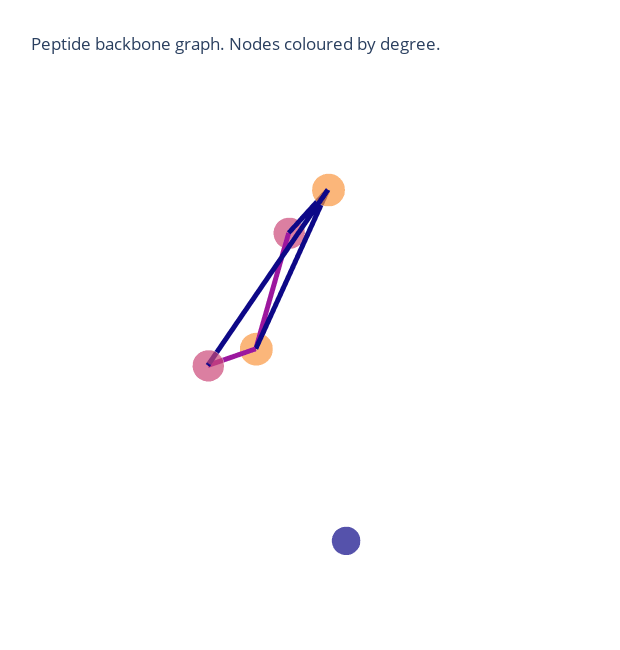

The notebook cell this image was saved under:
### Code cell
p = plotly_protein_structure_graph(
    SG,
    colour_edges_by="kind",
    colour_nodes_by="degree",
    label_node_ids=False,
    plot_title="Peptide backbone graph. Nodes coloured by degree.",
    node_size_multiplier=1
    )
p.show()

### Figure 1 — Plotly figure (JSON) as saved in the notebook; plotly's stock layout.template omitted (floating-point values rounded to 4 significant figures)
{"data": [{"hoverinfo": "text+x+y+z", "marker": {"color": [[0.05038, 0.0298, 0.528, 1], [0.7982, 0.2802, 0.4695, 1], [0.9734, 0.5858, 0.2515, 1], [0.7982, 0.2802, 0.4695, 1], [0.9734, 0.5858, 0.2515, 1]], "opacity": 0.7, "size": [20, 22, 23, 22, 23], "symbol": "circle"}, "mode": "markers", "text": ["A:HIS:292", "A:HIS:335", "A:GLU:341", "A:HIS:365", "A:HIS:371"], "type": "scatter3d", "x": [20.61, 18.0, 8.956, 8.718, 13.42], "y": [7.304, -4.606, -4.836, -8.297, -6.366], "z": [-16.14, -16.05, -9.17, -12.93, -18.32]}, {"hoverinfo": "text", "line": {"color": [[0.6107, 0.0902, 0.62, 1], [0.6107, 0.0902, 0.62, 1], [0.6107, 0.0902, 0.62, 1], [0.05038, 0.0298, 0.528, 1], [0.05038, 0.0298, 0.528, 1], [0.05038, 0.0298, 0.528, 1], [0.05038, 0.0298, 0.528, 1], [0.05038, 0.0298, 0.528, 1], [0.05038, 0.0298, 0.528, 1], [0.05038, 0.0298, 0.528, 1], [0.05038, 0.0298, 0.528, 1], [0.05038, 0.0298, 0.528, 1], [0.6107, 0.0902, 0.62, 1], [0.6107, 0.0902, 0.62, 1], [0.6107, 0.0902, 0.62, 1]], "width": 10}, "mode": "lines", "text": ["aromatic", "aromatic", "aromatic", "ionic", "ionic", "ionic", "ionic", "ionic", "ionic", "ionic", "ionic", "ionic", "aromatic", "aromatic", "aromatic"], "type": "scatter3d", "x": [18.0, 13.42, null, 18.0, 8.956, null, 8.956, 8.718, null, 8.956, 13.42, null, 8.718, 13.42, null], "y": [-4.606, -6.366, null, -4.606, -4.836, null, -4.836, -8.297, null, -4.836, -6.366, null, -8.297, -6.366, null], "z": [-16.05, -18.32, null, -16.05, -9.17, null, -9.17, -12.93, null, -9.17, -18.32, null, -12.93, -18.32, null]}], "layout": {"height": 650, "margin": {"t": 100}, "scene": {"xaxis": {"showbackground": false, "showgrid": false, "showline": false, "showticklabels": false, "title": {"text": ""}, "zeroline": false}, "yaxis": {"showbackground": false, "showgrid": false, "showline": false, "showticklabels": false, "title": {"text": ""}, "zeroline": false}, "zaxis": {"showbackground": false, "showgrid": false, "showline": false, "showticklabels": false, "title": {"text": ""}, "zeroline": false}}, "showlegend": false, "title": {"text": "Peptide backbone graph. Nodes coloured by degree."}, "width": 620}}
